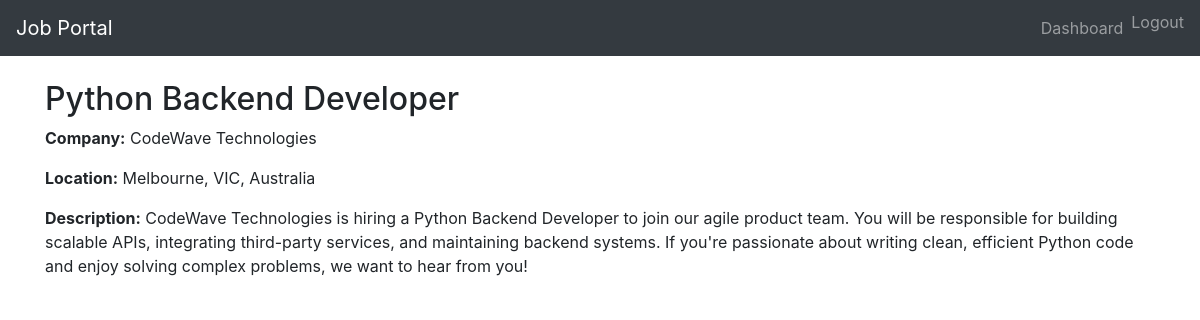
The page /job/4/ (signed in) on the database its author committed.
### jobportal/models.py (models this page shows, shortened)
class Job(models.Model):
    title = models.CharField(max_length=255)
    company_name = models.CharField(max_length=255)
    location = models.CharField(max_length=255)
    description = models.TextField()
    posted_by = models.ForeignKey(User, on_delete=models.CASCADE)
    created_at = models.DateTimeField(auto_now_add=True)

### jobportal/views.py (the view)
# urls.py: path('job/<int:pk>/', views.job_detail, name='job_detail'),
@login_required
def job_detail(request, pk):
    job = get_object_or_404(Job, pk=pk)
    return render(request, 'jobportal/job_detail.html', {'job': job})

### jobportal/templates/jobportal/job_detail.html (shortened to what this page needs)
{% extends 'jobportal/base.html' %}
{% block content %}
<h2>{{ job.title }}</h2>
<p><strong>Company:</strong> {{ job.company_name }}</p>
<p><strong>Location:</strong> {{ job.location }}</p>
<p><strong>Description:</strong> {{ job.description }}</p>
{% endblock %}

### rows shown on the page
Job: title "Python Backend Developer", company_name "CodeWave Technologies", location "Melbourne, VIC, Australia", description "CodeWave Technologies is hiring a Python Backend Developer to join our agile product team. You will be responsible for building scalable APIs, integrating third-party services, and maintaining backend systems. If you're passionate about writing clean, efficient Python code and enjoy solving complex problems, we want to hear from you!"
